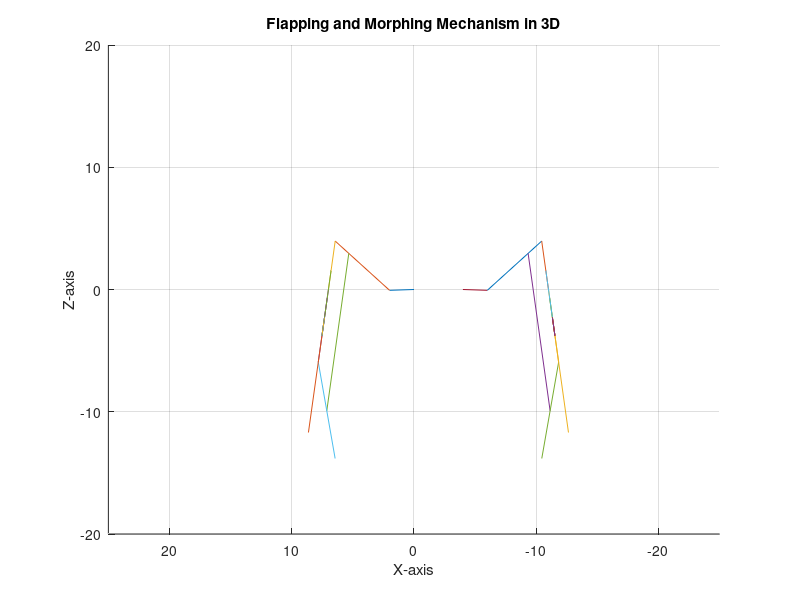

This figure's MATLAB source:
clc,clearvars,close all;
%4 bar
l1=7.5;
l2=2;
l3=6;
l4=4;
l41=0.5*l4;
l42=l41;
l5=6;
l6=6;
l7=1.5;
l8=8;
th2=0:0.05:2*pi;
th3=zeros(1,length(th2));
th4=zeros(1,length(th2));
bd=(l1^2+l2^2-2*l1*l2*cos(th2)).^0.5;
gama=acos((l3^2+l4^2-bd.^2)/(2*l3*l4));
for i=1:length(th2)
    th3(i)=2*atan((-l2*sin(th2(i))+l4*sin(gama(i)))/(l1+l3-l2*cos(th2(i))-l4*cos(gama(i))));
    th4(i)=2*atan((l2*sin(th2(i))-l3*sin(gama(i)))/(l4-l1-l2*cos(th2(i))-l3*cos(gama(i))));
end
%coordinates
bx=l2*cos(th2);
by=l2*sin(th2);
cx=l2*cos(th2)+l3*cos(th3);
cy=l2*sin(th2)+l3*sin(th3);
dx=l1;
dy=0;
%ratios for point e m=l41, n=l42
m=l41;
n=l42;
ex=(m*dx+n*cx)/(m+n);
ey=(m*dy+n*cy)/(m+n);
%ratios for point g m=l3+l5, n=l5
m=l3+l5;
n=l5;
gx=(m*cx-n*bx)/(m-n);
gy=(m*cy-n*by)/(m-n);
%fnding point f
for i=1:length(th2)
    c=((ex(i)-gx(i))^2+(ey(i)-gy(i))^2)^0.5;
    a=l6;
    b=l7;
    C=(a^2+c^2-b^2)/(2*a*c);
    S=(1-C^2)^0.5;
    fx(i)=ex(i)+a/c*(gx(i)-ex(i))*C+a/c*(gy(i)-ey(i))*S;
    fy(i)=ey(i)+a/c*(gy(i)-ey(i))*C-a/c*(gx(i)-ex(i))*S;
end
%for point h
m=l7+l8;
n=l8;
hx=(m*gx-n*fx)/(m-n);
hy=(m*gy-n*fy)/(m-n);
%variable for wingspan
wingspan = 0;
%_____________________________________________________________________
%4 bar
lf1=7;
lf2=2;
lf31=4.5;
lf32=1.5;
lf3=6;
lf4=4;
lf5=6;
lf6=3;
lf7=8;
TH2=0:0.05:2*pi;
TH3=zeros(1,length(TH2));
TH4=zeros(1,length(TH2));
bar_distance=(lf1^2+lf2^2-2*lf1*lf2*cos(TH2)).^0.5;
GAMMA=acos((lf3^2+lf4^2-bar_distance.^2)/(2*lf3*lf4));
for i=1:length(TH2)
    TH3(i)=2*atan((-lf2*sin(TH2(i))+lf4*sin(GAMMA(i)))/(lf1+lf3-lf2*cos(TH2(i))-lf4*cos(GAMMA(i))));
    TH4(i)=2*atan((lf2*sin(TH2(i))-lf3*sin(GAMMA(i)))/(lf4-lf1-lf2*cos(TH2(i))-lf3*cos(GAMMA(i))));
end
px=lf2*cos(TH2);
py=lf2*sin(TH2);
qx=lf2*cos(TH2)+lf3*cos(TH3);
qy=lf2*sin(TH2)+lf3*sin(TH3);
rx=lf1;
ry=0;
sx=(lf31*qx+lf32*px)/(lf31+lf32);
sy=(lf31*qy+lf32*py)/(lf31+lf32);
%ratios for tf1 mf1=lf4+lf5, nf1=lf5
mf1=lf4+lf5;
nf1=lf5;
tf1x=(mf1*rx-nf1*qx)/(mf1-nf1);
tf1y=(mf1*ry-nf1*qy)/(mf1-nf1);
for i=1:length(TH2)
    p_dist=abs(ry-qy(i));
    b_dist=abs(rx-qx(i));
    hypotenuse=(p_dist.^2+b_dist.^2).^0.5;
    slope_val=p_dist/b_dist;
    r_length=lf4+lf5+lf6;
    ux(i)=sx(i)+r_length*b_dist/hypotenuse;
    uy(i)=sy(i)-r_length*p_dist/hypotenuse;
end
for i=1:length(TH2)
    p_dist=abs(tf1y(i)-uy(i));
    b_dist=(tf1x(i)-ux(i));
    hypotenuse=(p_dist.^2+b_dist.^2).^0.5;
    slope_val=p_dist/b_dist;
    r_length=lf7;
    vx(i)=tf1x(i)-r_length*b_dist/hypotenuse;
    vy(i)=tf1y(i)-r_length*p_dist/hypotenuse;
end
figure;
grid on;
axis equal;
for i = 1:length(TH2)
    cla; % Clear previous frame while keeping the figure open
    hold on, grid on; % Allow multiple plots in the same frame
    
    % Flapping Mechanism in XZ Plane
    plot3([0, px(i)],[7.5, 7.5], [0, py(i)]);
    plot3([px(i), qx(i)],[7.5, 7.5], [py(i), qy(i)]);
    plot3([qx(i), rx], [7.5, 7.5],[qy(i), ry]);
    plot3([rx, tf1x(i)],[7.5, 7.5], [ry, tf1y(i)]);
    plot3([sx(i), ux(i)], [7.5, 7.5],[sy(i), uy(i)]);
    plot3([tf1x(i), vx(i)],[7.5, 7.5], [tf1y(i), vy(i)]);
    % Flapping - Other Side
    plot3([-2*lf2, -px(i)-2*lf2],[7.5, 7.5], [0, py(i)]);
    plot3([-px(i)-2*lf2, -qx(i)-2*lf2],[7.5, 7.5], [py(i), qy(i)]);
    plot3([-qx(i)-2*lf2, -rx-2*lf2], [7.5, 7.5],[qy(i), ry]);
    plot3([-rx-2*lf2, -tf1x(i)-2*lf2],[7.5, 7.5], [ry, tf1y(i)]);
    plot3([-sx(i)-2*lf2, -ux(i)-2*lf2],[7.5, 7.5], [sy(i), uy(i)]);
    plot3([-tf1x(i)-2*lf2, -vx(i)-2*lf2],[7.5, 7.5], [tf1y(i), vy(i)]);
    %plot3([0-2*2.00173, -dy-2*2.00173], [-15, dx+15],[0, 0], 'g.--');
    %plot3([-hy(i)-2*2.00173, -hy(i)-2*2.00173], [hx(i)-10, hx(i)+10],[0, 0], 'g--');
    % Morphing - 2nd Side
    if(i>=1)
        d_theta = -(atan2(0 - qy(i), lf1 - qx(i)));%(atan2(0 - qy(i-1), lf1 - qx(i-1))
    end
   
    morph=[([0-2*2.00173+qx(i), by(i)-2*2.00173+qx(i)] + 2*l2),([by(i)-2*2.00173+qx(i), cy(i)-2*2.00173+qx(i)] + 2*l2),([cy(i)-2*2.00173+qx(i), dy-2*2.00173+qx(i)] + 2*l2),([cy(i)-2*2.00173+qx(i), gy(i)-2*2.00173+qx(i)] + 2*l2),[fy(i)-2*2.00173+qx(i), gy(i)-2*2.00173+qx(i)] + 2*l2,[fy(i)-2*2.00173+qx(i), ey(i)-2*2.00173+qx(i)] + 2*l2,[gy(i)-2*2.00173+qx(i), hy(i)-2*2.00173+qx(i)] + 2*l2;[0, bx(i)],[bx(i), cx(i)],[cx(i), dx],[cx(i), gx(i)],[fx(i), gx(i)],[fx(i), ex(i)],[gx(i), hx(i)];[qy(i),qy(i)],[qy(i),qy(i)],[qy(i),qy(i)],[qy(i),qy(i)],[qy(i),qy(i)],[qy(i),qy(i)],[qy(i),qy(i)]];
    
    %morph=[([0-2*2.00173, by(i)-2*2.00173] + 2*l2),([by(i)-2*2.00173, cy(i)-2*2.00173] + 2*l2),([cy(i)-2*2.00173, dy-2*2.00173] + 2*l2),([cy(i)-2*2.00173, gy(i)-2*2.00173] + 2*l2),[fy(i)-2*2.00173, gy(i)-2*2.00173] + 2*l2,[fy(i)-2*2.00173, ey(i)-2*2.00173] + 2*l2,[gy(i)-2*2.00173, hy(i)-2*2.00173] + 2*l2;[0, bx(i)],[bx(i), cx(i)],[cx(i), dx],[cx(i), gx(i)],[fx(i), gx(i)],[fx(i), ex(i)],[gx(i), hx(i)];[0,0],[0,0],[0,0],[0,0],[0,0],[0,0],[0,0]];
    morph=morph-[qx(i);0;qy(i)];

    inter = morph(1,:);
    morph(1,:)=(inter*cos(d_theta))+(morph(3,:)*sin(d_theta));
    morph(3,:)=(-inter*sin(d_theta))+(morph(3,:)*cos(d_theta));
    morph=morph+[qx(i);0;qy(i)];
    for l=1:(size(morph,2)-1)
        plot3(morph(1,l:l+1), morph(2,l:l+1),morph(3,l:l+1));
        %fill3(morph(1,:), morph(2,:),morph(3,:),'r', 'FaceAlpha', 1, 'EdgeColor', 'none')
        plot3(-morph(1,l:l+1)-2*lf2, morph(2,l:l+1),morph(3,l:l+1));
        %fill3(-morph(1,:)-2*lf2, morph(2,:),morph(3,:),'r', 'FaceAlpha', 1, 'EdgeColor', 'none')
    end
    axis([-25, 25, -10, 30, -20, 20]);
    xlabel('X-axis');
    ylabel('Y-axis');
    zlabel('Z-axis');
    title('Flapping and Morphing Mechanism in 3D');
    view(180,0); % Set XZ view
    drawnow; % Update the plot
    
    hold off; 
end
